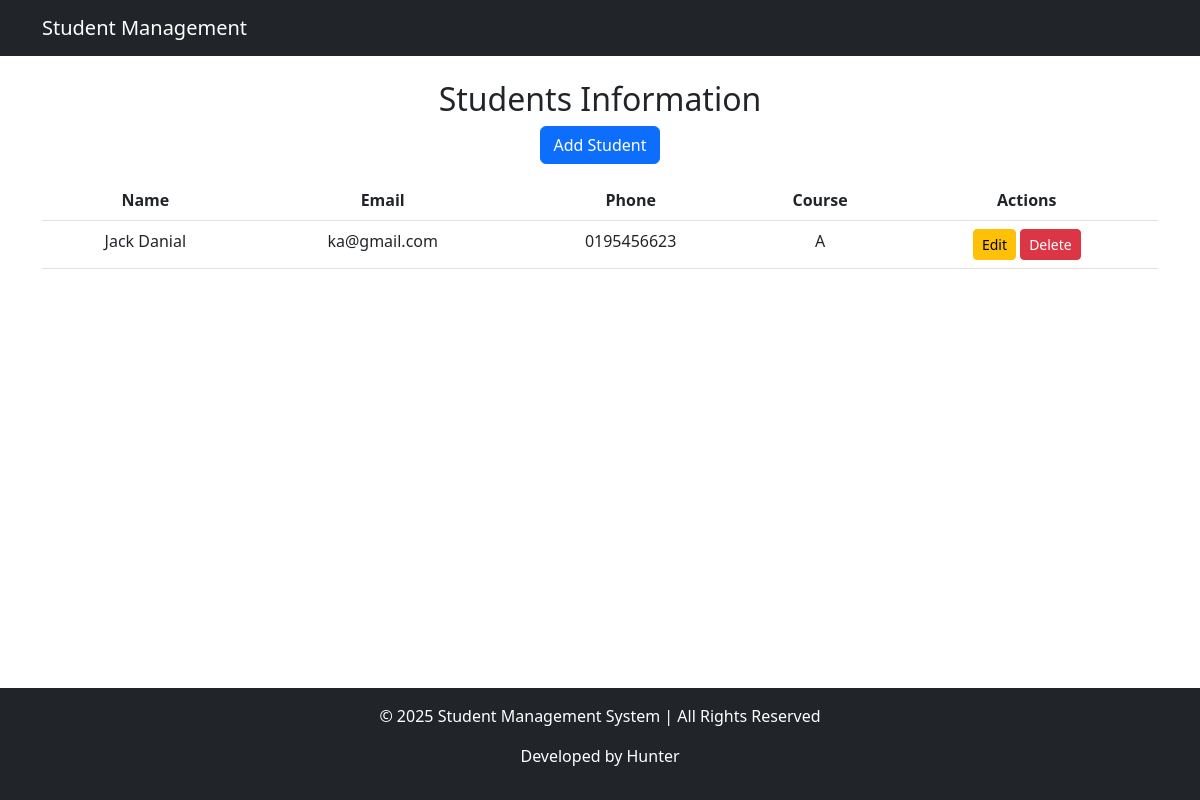
Before: / with the older database file.
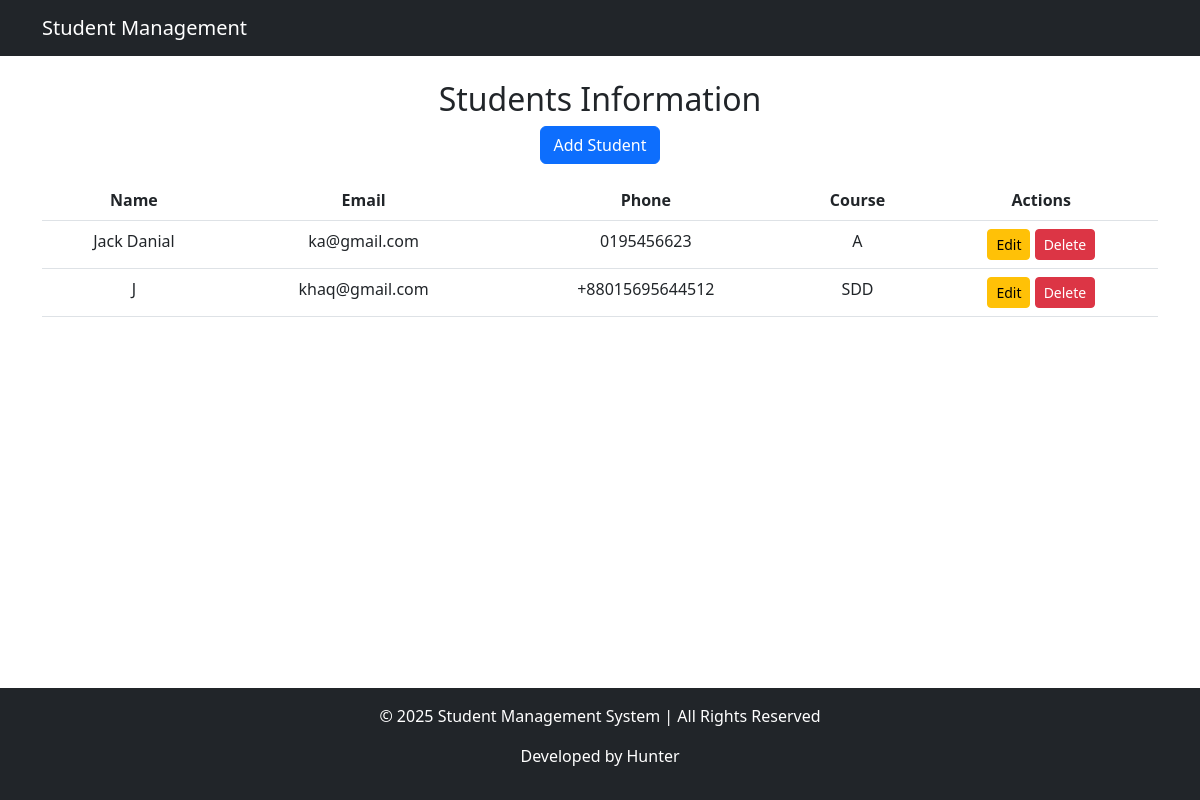
After: the same page with the newer database file.
### students/models.py (models this page shows, shortened)
class Student(models.Model):
    name = models.CharField(max_length=100)
    email = models.EmailField(unique=True)
    phone = models.CharField(max_length=15)
    course = models.CharField(max_length=50)

### students/views.py (the view)
# urls.py: path('', StudentListView.as_view(), name='student_list'),
class StudentListView(ListView):
    model = Student
    template_name = 'students/student_list.html'
    context_object_name = 'students'

### students/templates/students/student_list.html
{% extends 'students/base.html' %}
{% block content %}
<h2 class="text-center">Students Information</h2>
<div class="d-flex justify-content-center">
    <a href="{% url 'add_student' %}" class="btn btn-primary">Add Student</a>
</div>
<table class="table mt-3 text-center">
    <tr>
        <th>Name</th>
        <th>Email</th>
        <th>Phone</th>
        <th>Course</th>
        <th>Actions</th>
    </tr>
    {% for student in students %}
    <tr>
        <td>{{ student.name }}</td>
        <td>{{ student.email }}</td>
        <td>{{ student.phone }}</td>
        <td>{{ student.course }}</td>
        <td>
            <a href="{% url 'edit_student' student.id %}" class="btn btn-warning btn-sm">Edit</a>
            <a href="{% url 'delete_student' student.id %}"
               class="btn btn-danger btn-sm"
               onclick="return confirm('Are you sure you want to delete this student?');">
                Delete
            </a>
        </td>
    </tr>
    {% endfor %}
</table>
{% endblock %}

### students/templates/students/base.html (shortened to what this page needs)
<!DOCTYPE html>
<html lang="en">
<head>
    <link rel="stylesheet" href="https://cdn.jsdelivr.net/npm/bootstrap@5.3.0/dist/css/bootstrap.min.css">
</head>
<body class="d-flex flex-column vh-100">
    <nav class="navbar navbar-dark bg-dark">
        <div class="container">
            <a class="navbar-brand" href="{% url 'student_list' %}">Student Management</a>
        </div>
    </nav>
    <div class="container mt-4 flex-grow-1">
        {% block content %}{% endblock %}
    </div>
    <footer class="bg-dark text-white text-center py-3 mt-auto">
        <p>&copy; 2025 Student Management System | All Rights Reserved</p>
        <p>Developed by Hunter</p>
    </footer>
</body>
</html>

Changed rows visible on the page:
added Student: name "J", email "khaq@gmail.com", phone "+88015695644512", course "SDD"
